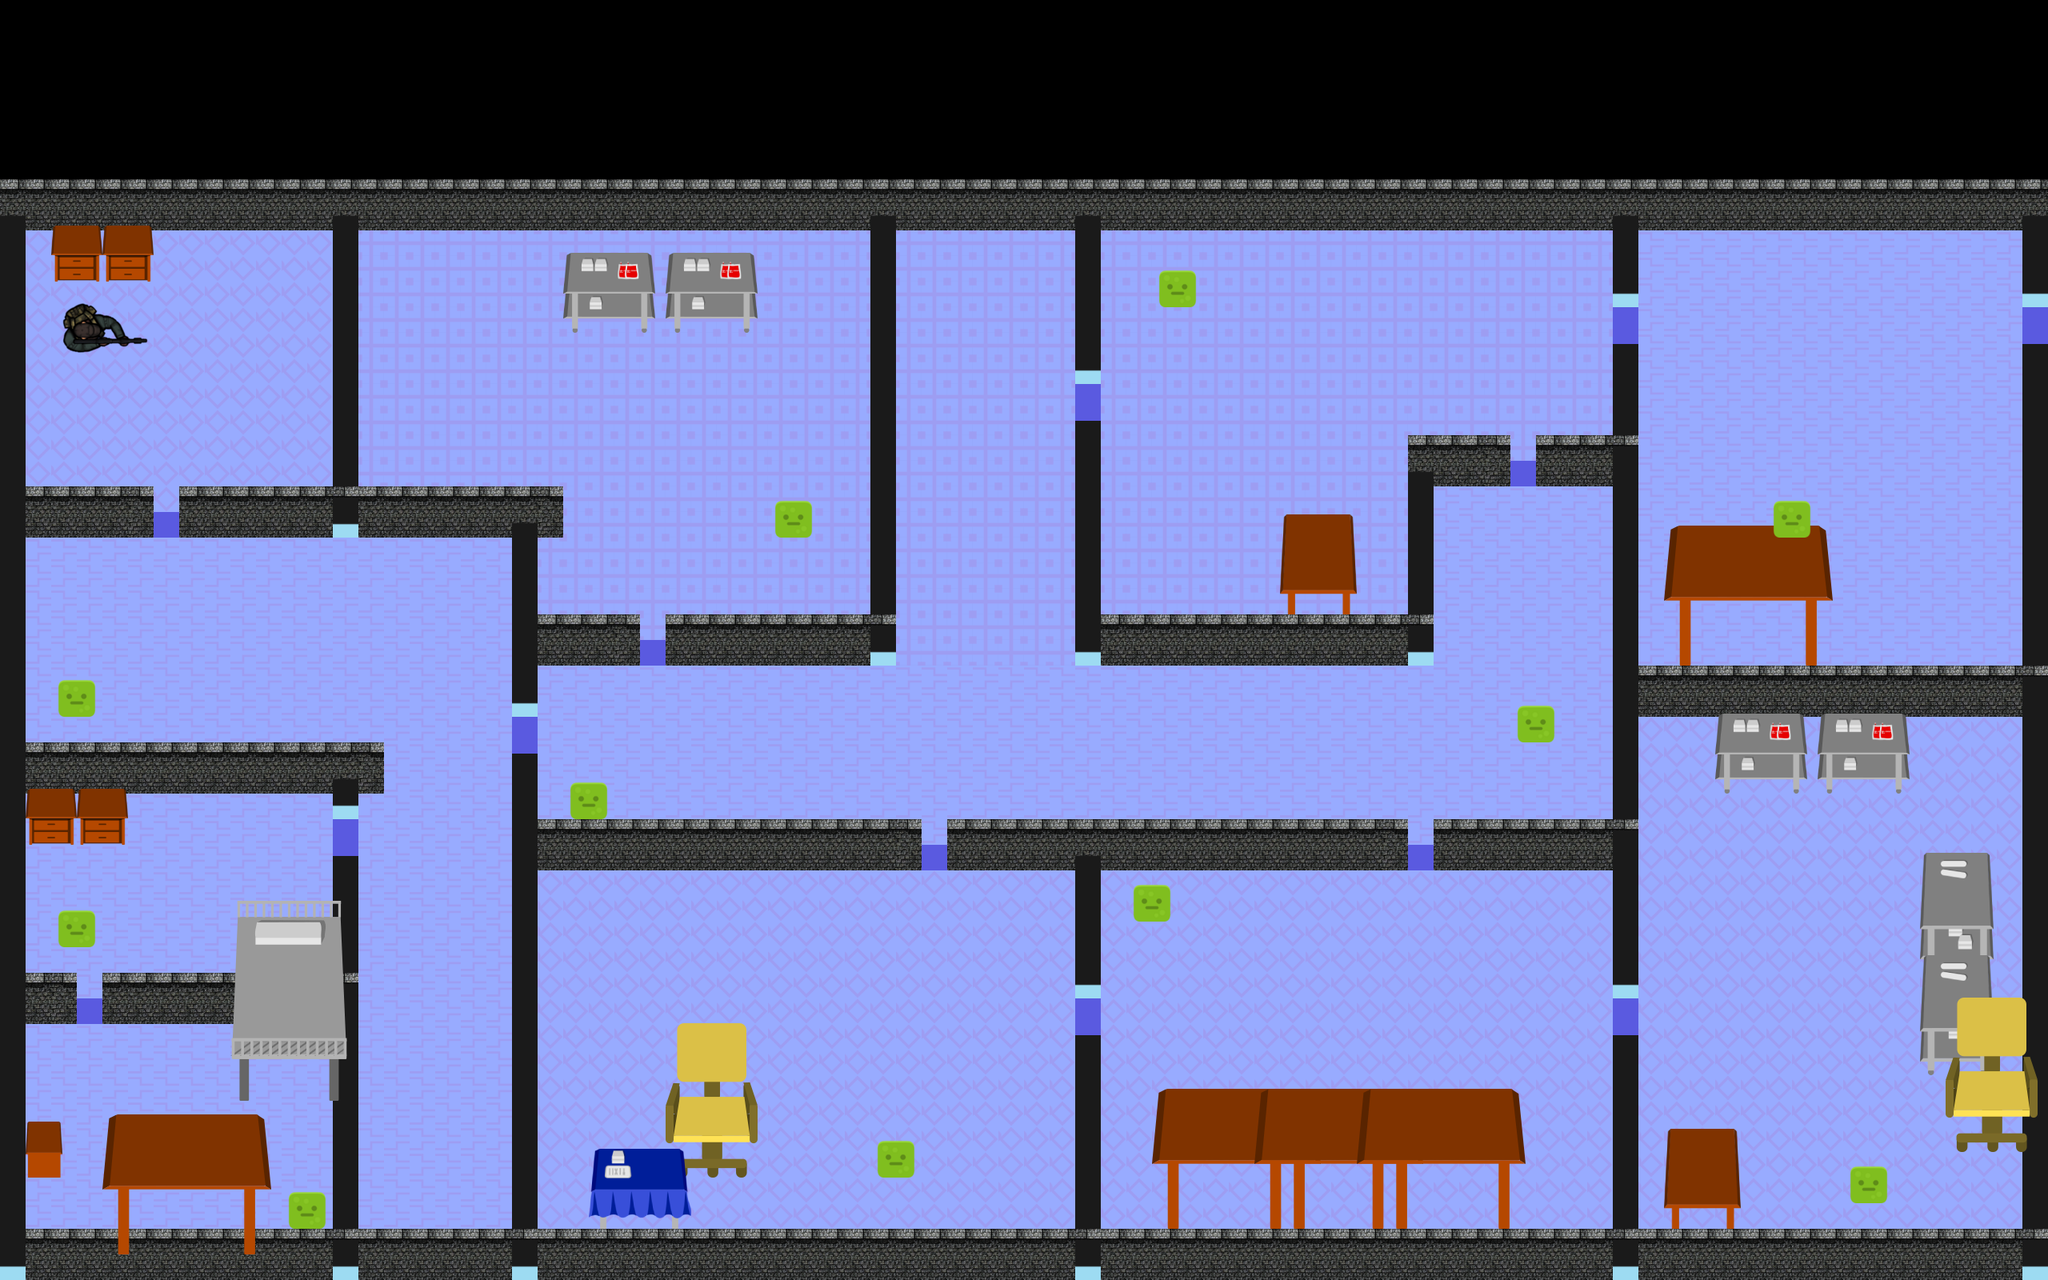

This is a level from a 2D game, rendered from its Tiled map with the project's own tilesets. A one-line summary and the map file follow, with tile-layer data summarised:
An orthogonal 80x50 tile map with 32x32 px tiles, 6 tile layers (floor, walls, objects, enemies, ...).

<map version="1.10" tiledversion="1.10.0" orientation="orthogonal" renderorder="right-down" width="80" height="50" tilewidth="32" tileheight="32" infinite="0" nextlayerid="7" nextobjectid="1">
 <tileset firstgid="1" source="sprites.tsx" />
 <layer id="2" name="floor" width="80" height="50" locked="1">
  <data>[4000 cells, 2858 non-empty, 4 distinct tile ids]</data>
 </layer>
 <layer id="1" name="walls" width="80" height="50" locked="1">
  <data>[4000 cells, 502 non-empty, 2 distinct tile ids]</data>
 </layer>
 <layer id="3" name="objects" width="80" height="50" locked="1">
  <data>[4000 cells, 22 non-empty, 9 distinct tile ids]</data>
 </layer>
 <layer id="6" name="enemies" width="80" height="50" locked="1">
  <data>[4000 cells, 11 non-empty, 1 distinct tile ids]</data>
 </layer>
 <layer id="4" name="pickables" width="80" height="50" locked="1">
  <data>[4000 cells, 1 non-empty, 1 distinct tile ids]</data>
 </layer>
 <layer id="5" name="player" width="80" height="50" locked="1">
  <data>[4000 cells, 1 non-empty, 1 distinct tile ids]</data>
 </layer>
</map>